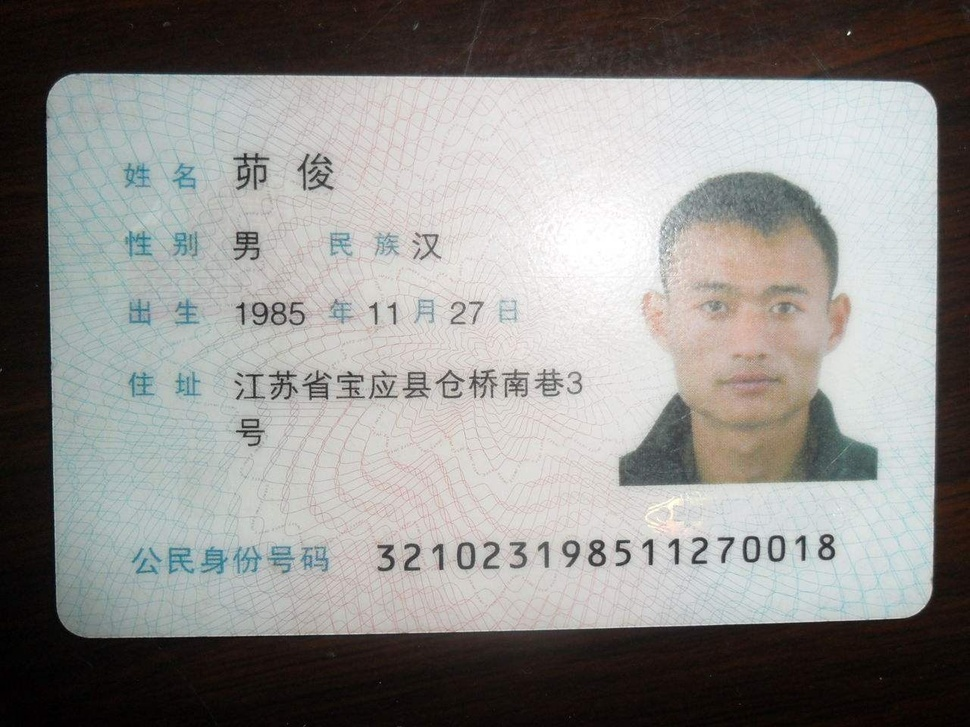
#> input picture tamper_data/good/0037.jpg, 970 x 727 px, shrunk from 1280 x 960 before the run
$ python -i feature_edge.py   (imports and definitions only)   (older library calls are emulated)
#> lines starting #> are read from the running program, lines starting #| are printed output that depends on the picture; after the words box and inside, x2 and y2 are one past the last pixel; in counts of white or black regions, pixels touching at a corner belong together
"""
边缘一致性检测
原理：检测图像边缘的连续性和一致性异常
"""

import cv2
import numpy as np

def extract_edge_features(image_path):
    """
    提取边缘特征

    Args:
        image_path: 图像路径

    Returns:
        feature_vector: 特征向量
    """
#> called with image_path = '../../tamper_data/good/0037.jpg'
    # 读取图像
    img = cv2.imread(image_path)
#> img is the input picture: shape (727, 970, 3); mean B, G, R 139.1, 141.5, 143
    if img is None:
        return None

    # 转换为灰度图
    gray = cv2.cvtColor(img, cv2.COLOR_BGR2GRAY)
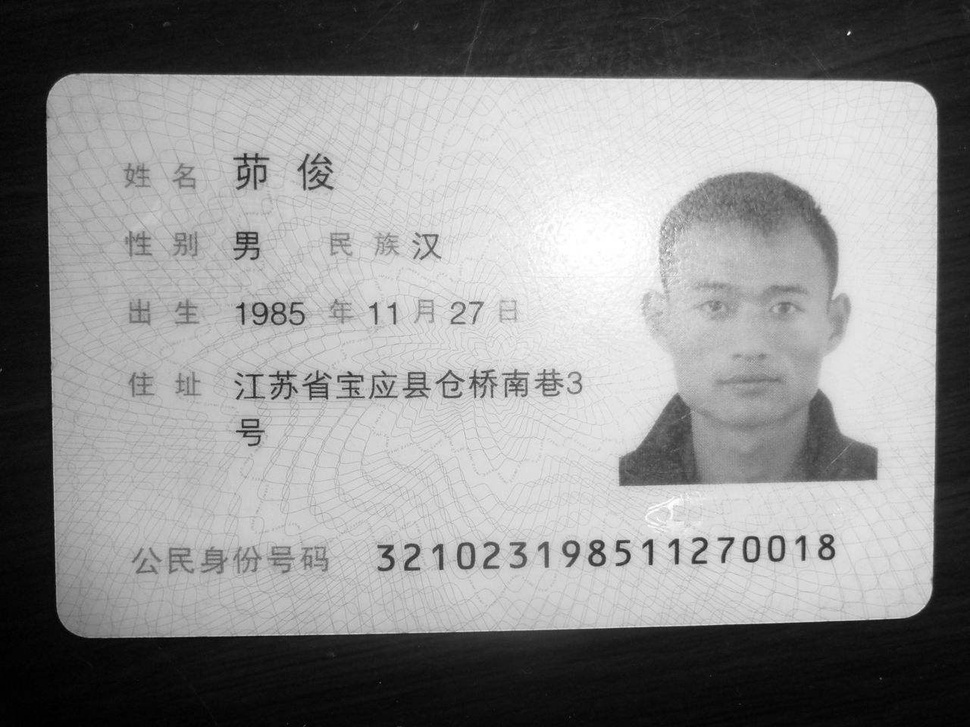
#> gray: shape (727, 970); min 0, max 255, mean 141.7

    # Canny边缘检测
    edges = cv2.Canny(gray, 50, 150)
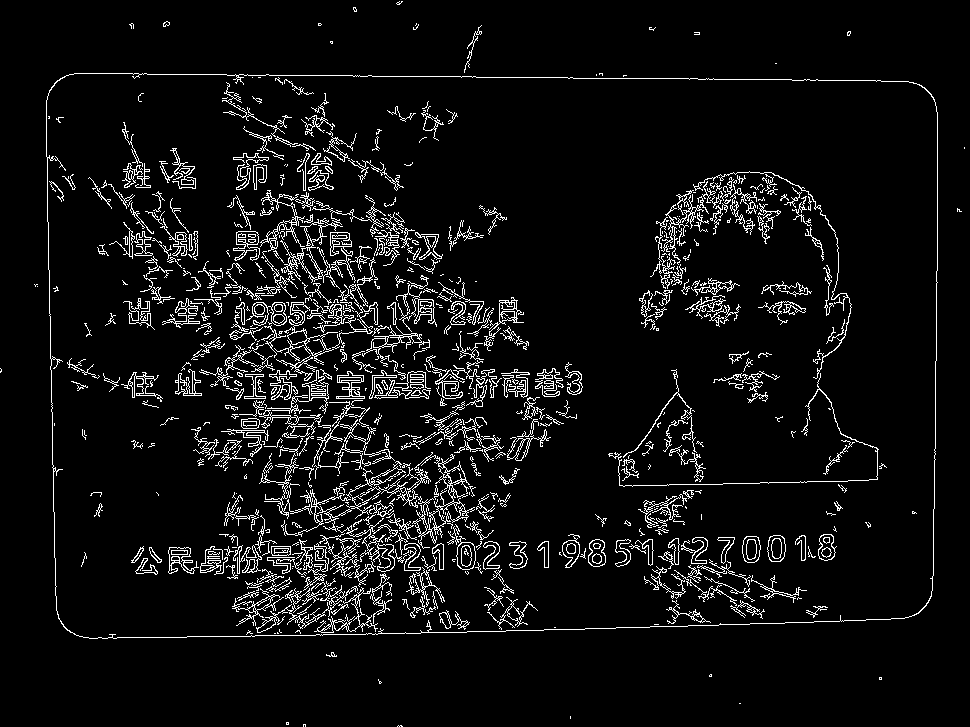
#> edges: shape (727, 970); 6.3% white in thin lines or dots

    # 计算边缘统计特征
    edge_ratio = np.sum(edges > 0) / edges.size
#> edge_ratio = 0.0626

    # 分块分析边缘一致性
    h, w = edges.shape
#> h = 727; w = 970
    block_size = 32
    block_edge_ratios = []

    for i in range(0, h - block_size, block_size):
        for j in range(0, w - block_size, block_size):
            block = edges[i:i+block_size, j:j+block_size]
            block_ratio = np.sum(block > 0) / block.size
            block_edge_ratios.append(block_ratio)
#> after the loop, block_edge_ratios = 660 values, max 0.31 at index 201, min 0 at index 0, mean 0.0653

    # 边缘一致性（标准差越小越一致）
    edge_consistency = np.std(block_edge_ratios)
#> edge_consistency = 0.0814

    # 使用Sobel计算边缘方向
    sobelx = cv2.Sobel(gray, cv2.CV_64F, 1, 0, ksize=3)
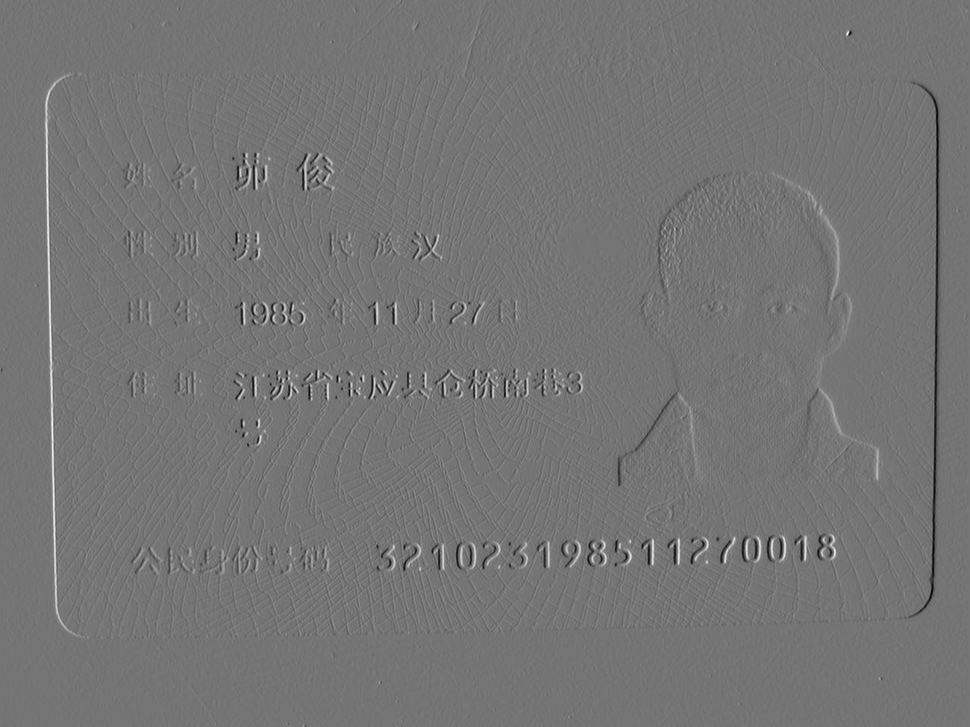
#> sobelx: shape (727, 970) float64; min -605, max 710, mean 0.1; drawn with min black and max white
    sobely = cv2.Sobel(gray, cv2.CV_64F, 0, 1, ksize=3)
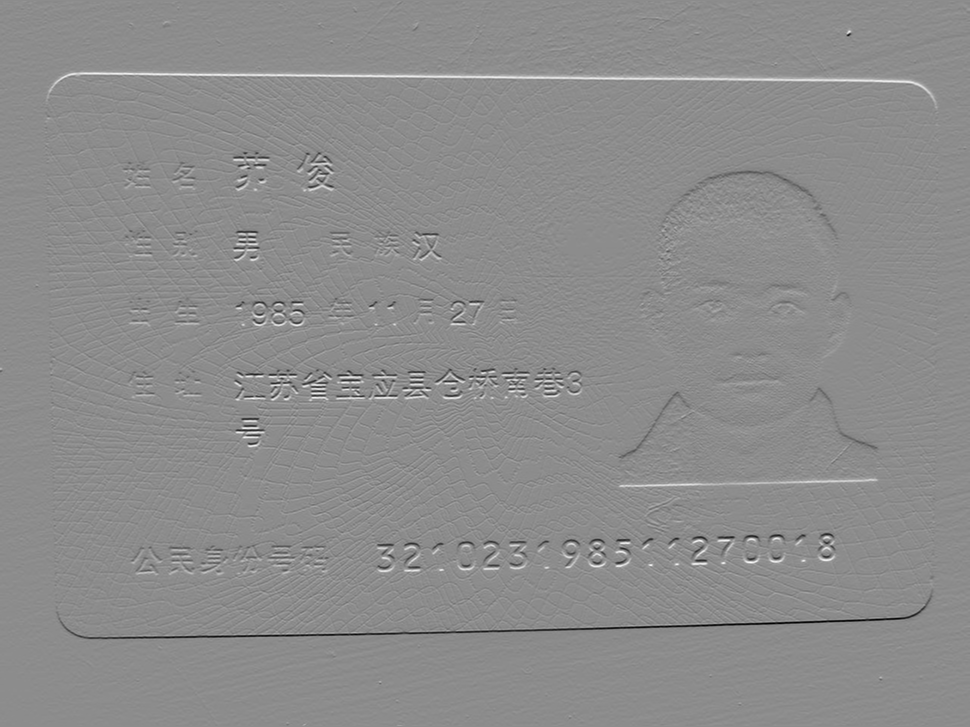
#> sobely: shape (727, 970) float64; min -761, max 619, mean -0.2; drawn with min black and max white

    # 边缘方向
    angles = np.arctan2(sobely, sobelx)
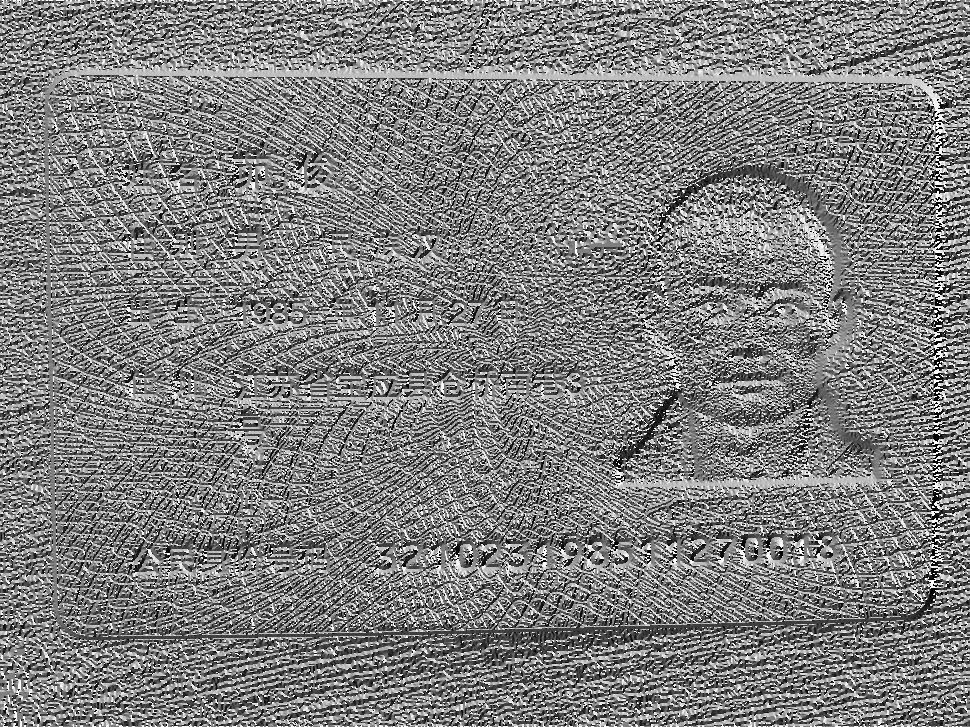
#> angles: shape (727, 970) float64; min -3.14, max 3.14, mean -0.00801; drawn with min black and max white

    # 方向直方图
    hist, _ = np.histogram(angles, bins=8, range=(-np.pi, np.pi))
#> hist = [71677, 100559, 95274, 81858, 82558, 97349, 90663, 85252]
    hist = hist / np.sum(hist)
#> hist = [0.102, 0.143, 0.135, 0.116, 0.117, 0.138, 0.129, 0.121]

    # 方向熵（熵越大表示边缘方向越分散）
    hist_nonzero = hist[hist > 0]
#> hist_nonzero has the same summary as hist
    direction_entropy = -np.sum(hist_nonzero * np.log2(hist_nonzero))
#> direction_entropy = 2.99

    features = [
        edge_ratio,
        edge_consistency,
        direction_entropy,
        np.mean(block_edge_ratios),
        np.max(block_edge_ratios) - np.min(block_edge_ratios)
    ]
#> features = [0.0626, 0.0814, 2.99, 0.0653, 0.31]

    return np.array(features)


def detect_tampering_edge(image_path, threshold=0.3):
    """
    使用边缘一致性检测篡改

    Args:
        image_path: 图像路径
        threshold: 篡改判定阈值

    Returns:
        is_tampered: 是否篡改
        score: 篡改分数
    """
    features = extract_edge_features(image_path)

    if features is None:
        return False, 0

    # 使用边缘不一致性和方向熵计算分数
    score = features[1] * 5 + features[2] / 3

    is_tampered = score > threshold

    return is_tampered, score

>>> result = extract_edge_features('../../tamper_data/good/0037.jpg')
#> result = [0.0626, 0.0814, 2.99, 0.0653, 0.31]

$ run again, on tamper_data/good/0039.jpg
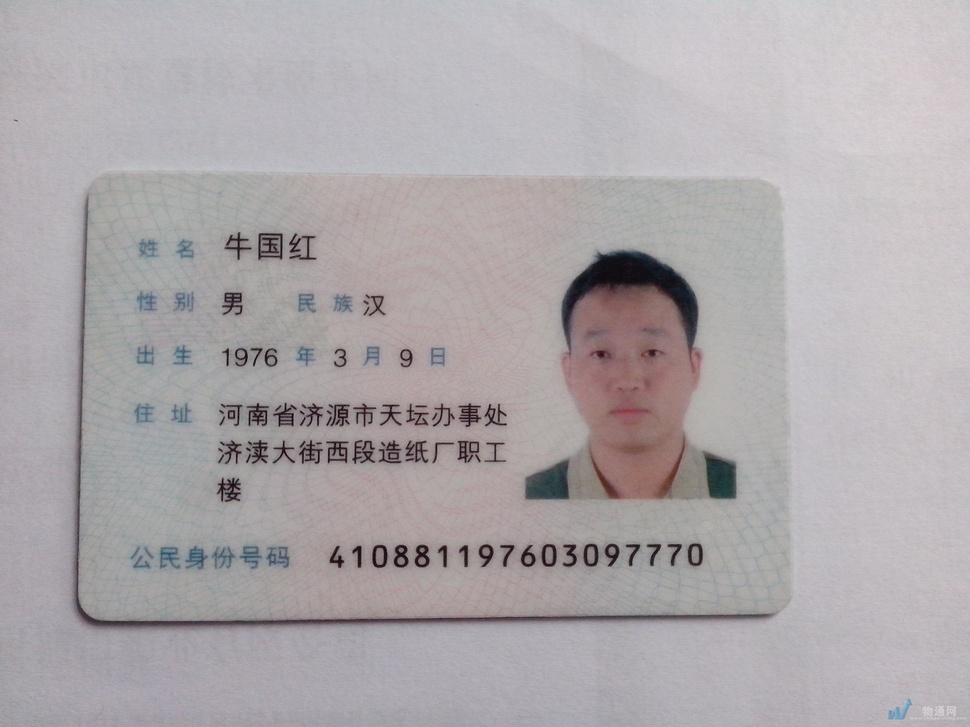
#> input picture tamper_data/good/0039.jpg, 970 x 727 px, shrunk from 2560 x 1920 before the run
#> in extract_edge_features, img is the input picture: shape (727, 970, 3); mean B, G, R 171.5, 168.6, 173.7
#> in extract_edge_features, `edges = cv2.Canny(gray, 50, 150)`:
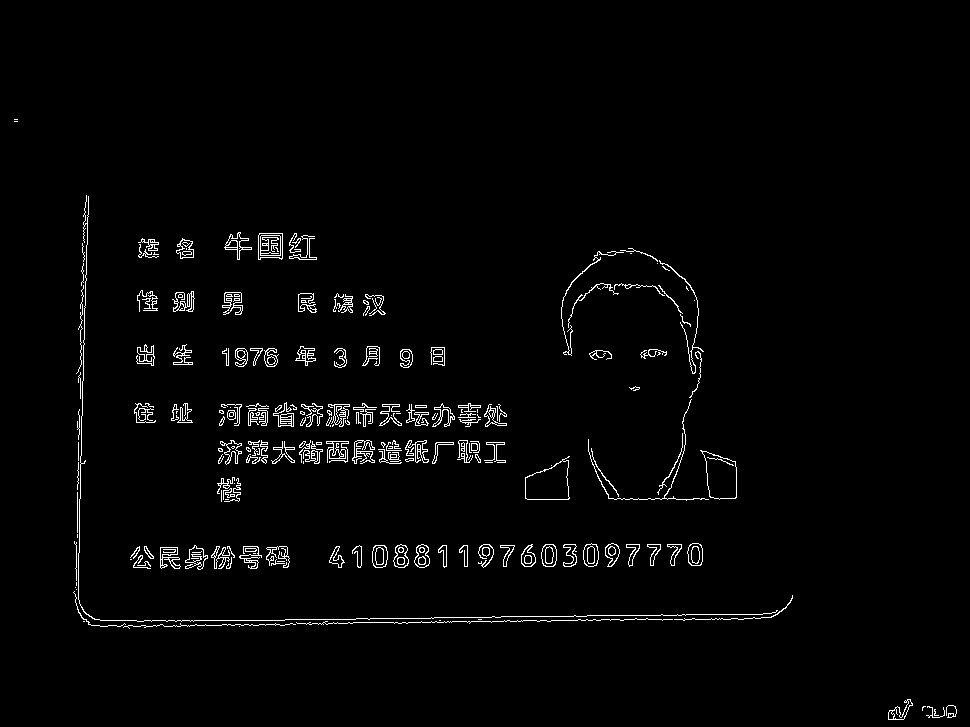
#> edges: shape (727, 970); 2.1% white in thin lines or dots, all inside (x1, y1, x2, y2) = (14, 119, 957, 720)
#> edge_ratio = 0.0207
#> after the loop in extract_edge_features, `for i in range(0, h - block_size, block_size):`: block_edge_ratios = 660 values, max 0.261 at index 218, min 0 at index 0, mean 0.0213
#> edge_consistency = 0.0451
#> in extract_edge_features, `angles = np.arctan2(sobely, sobelx)`:
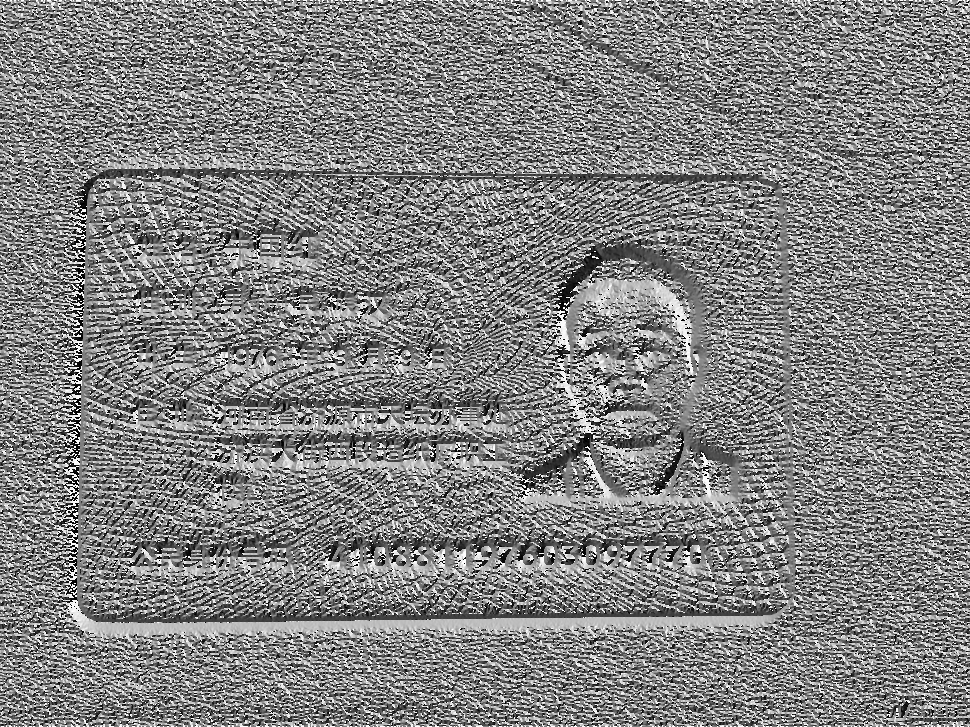
#> angles: shape (727, 970) float64; min -3.14, max 3.14, mean 0.0673; drawn with min black and max white
#> in extract_edge_features, `hist, _ = np.histogram(angles, bins=8, range=(-np.pi, np.pi))`: hist = [58078, 95513, 105867, 83765, 73842, 95694, 101308, 91123]
#> in extract_edge_features, `hist = hist / np.sum(hist)`: hist = [0.0824, 0.135, 0.15, 0.119, 0.105, 0.136, 0.144, 0.129]
#> hist_nonzero has the same summary as hist
#> direction_entropy = 2.98
#> features = [0.0207, 0.0451, 2.98, 0.0213, 0.261]
